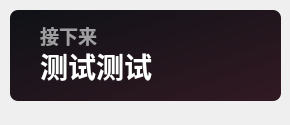
<?xml version="1.0" encoding="UTF-8"?>
<ui version="4.0">
 <class>Theme</class>
 <widget class="QWidget" name="Form">
  <property name="geometry">
   <rect>
    <x>0</x>
    <y>0</y>
    <width>290</width>
    <height>125</height>
   </rect>
  </property>
  <property name="minimumSize">
   <size>
    <width>0</width>
    <height>100</height>
   </size>
  </property>
  <property name="maximumSize">
   <size>
    <width>16777215</width>
    <height>65536</height>
   </size>
  </property>
  <property name="windowTitle">
   <string>更多活动</string>
  </property>
  <widget class="QLabel" name="next_subtitle">
   <property name="geometry">
    <rect>
     <x>40</x>
     <y>20</y>
     <width>211</width>
     <height>31</height>
    </rect>
   </property>
   <property name="font">
    <font>
     <family>Microsoft YaHei UI</family>
     <pointsize>14</pointsize>
     <weight>75</weight>
     <bold>true</bold>
    </font>
   </property>
   <property name="styleSheet">
    <string notr="true">color: rgba(255, 255, 255, 150);
font-weight: bold;</string>
   </property>
   <property name="text">
    <string>接下来</string>
   </property>
   <property name="textFormat">
    <enum>Qt::PlainText</enum>
   </property>
   <property name="alignment">
    <set>Qt::AlignLeading|Qt::AlignLeft|Qt::AlignVCenter</set>
   </property>
  </widget>
  <widget class="QLabel" name="next_lesson_text">
   <property name="geometry">
    <rect>
     <x>40</x>
     <y>40</y>
     <width>221</width>
     <height>51</height>
    </rect>
   </property>
   <property name="font">
    <font>
     <family>Microsoft YaHei UI</family>
     <pointsize>21</pointsize>
     <weight>75</weight>
     <bold>true</bold>
    </font>
   </property>
   <property name="styleSheet">
    <string notr="true">border: none;
color: rgba(255, 255, 255, 255);
font-weight: bold</string>
   </property>
   <property name="text">
    <string>测试测试</string>
   </property>
   <property name="textFormat">
    <enum>Qt::PlainText</enum>
   </property>
   <property name="alignment">
    <set>Qt::AlignLeading|Qt::AlignLeft|Qt::AlignVCenter</set>
   </property>
  </widget>
  <widget class="QLabel" name="backgnd">
   <property name="geometry">
    <rect>
     <x>10</x>
     <y>10</y>
     <width>271</width>
     <height>91</height>
    </rect>
   </property>
   <property name="styleSheet">
    <string notr="true">background-color: qlineargradient(spread:pad, x1:1, y1:1, x2:0, y2:0, stop:0 rgba(50, 25, 35, 255), stop:1 rgba(15, 18, 22, 255));
border-radius: 8px</string>
   </property>
   <property name="text">
    <string/>
   </property>
  </widget>
  <widget class="QLabel" name="img">
   <property name="geometry">
    <rect>
     <x>190</x>
     <y>10</y>
     <width>91</width>
     <height>91</height>
    </rect>
   </property>
   <property name="styleSheet">
    <string notr="true"/>
   </property>
   <property name="pixmap">
    <pixmap>:/img/4.png</pixmap>
   </property>
   <property name="scaledContents">
    <bool>true</bool>
   </property>
  </widget>
  <zorder>backgnd</zorder>
  <zorder>img</zorder>
  <zorder>next_subtitle</zorder>
  <zorder>next_lesson_text</zorder>
 </widget>
 <resources/>
 <connections/>
</ui>
